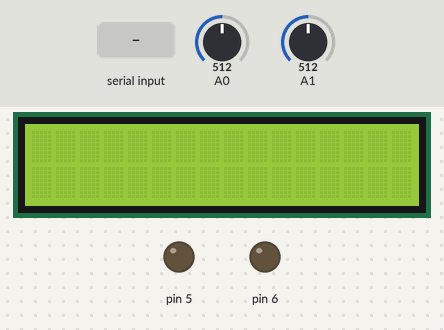
A sketch run on a simulated Arduino Uno, built with avr-gcc and run on an emulated ATmega328P. Shown: 16×2 character LCD, output pins drawn as LEDs (lit = HIGH). Inputs (shaded band) come from the test bench; at power-on: A0 = 512, A1 = 512.

Above: at 1.2 s.
1.3 s: "0" received over Serial
At 2.1 s:
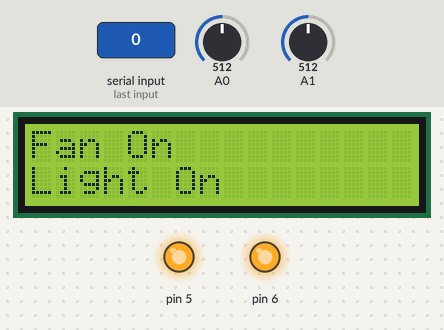
2.8 s: "2" received over Serial
At 3.4 s:
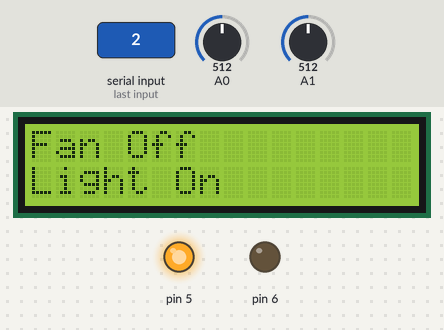
4.3 s: "4" received over Serial
At 5.5 s:
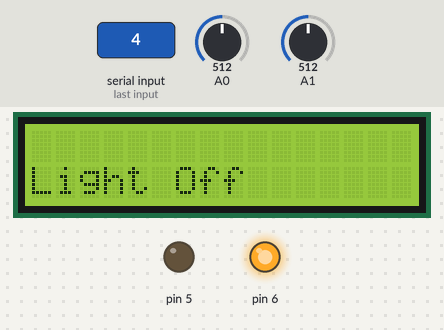
5.8 s: "1" received over Serial
At 6.7 s:
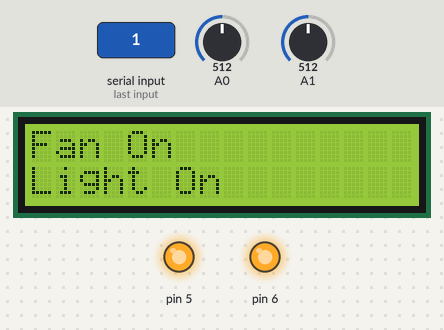
Timing chart, 0 to 8.3 s (numbered marks = the images above; inputs shaded):
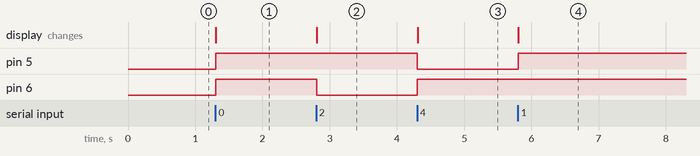

Measured:
- after the input at 1.3 s, pin 5, pin 6: LOW → HIGH at once; the display: changes at once (image 1)
- after the input at 2.8 s, pin 6: HIGH → LOW at once; the display: changes at once (image 2)
- after the input at 4.3 s, pin 5: HIGH → LOW at once; pin 6: LOW → HIGH at once; the display: changes at once (image 3)
- after the input at 5.8 s, pin 5: LOW → HIGH at once; the display: changes at once (image 4)

The sketch:

Serial_1.ino
```cpp
#include<LiquidCrystal.h>
LiquidCrystal lcd(13,12,11,10,9,8,7);
void setup()
{
  pinMode(6,OUTPUT);
  pinMode(5,OUTPUT);
  lcd.begin(16,2);
  Serial.begin(9600);
}
void loop()
{
  int t,ldr;
  char v;
  t=analogRead(A1);
  ldr=analogRead(A0);
  if(Serial.available()>0)
  {
    v=Serial.read();
    if(v=='0' or (t<50 and ldr>500))
    {
      digitalWrite(6,0);
      digitalWrite(5,0);
      lcd.setCursor(0,0);
      lcd.print("Both OFF");
    }
    if(v=='1' or t>51)
    {
      digitalWrite(6,1);
      lcd.clear();
      lcd.setCursor(0,0);
      lcd.print("Fan On");
    }
    if(v=='2' or t<51)
    {
      digitalWrite(6,0);
      lcd.clear();
      lcd.print("Fan Off");
    }
    if(v=='3' or ldr>500)
    {
      digitalWrite(5,1);
      lcd.setCursor(0,1);
      lcd.print("Light On");
    }
    if(v=='4' or ldr<500)
    {
      digitalWrite(5,0);
      lcd.clear();
      lcd.setCursor(0,1);
      lcd.print("Light Off");
    }
  }
}
```
